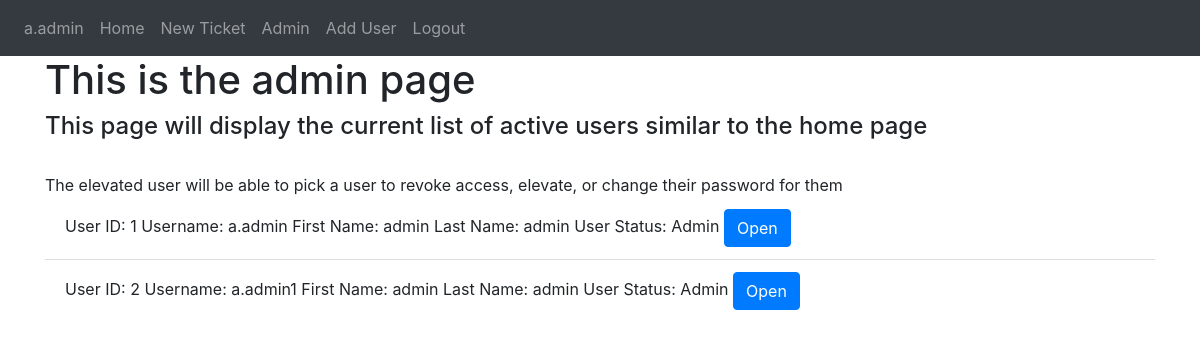
Page /admin (signed in) on the earlier database version.
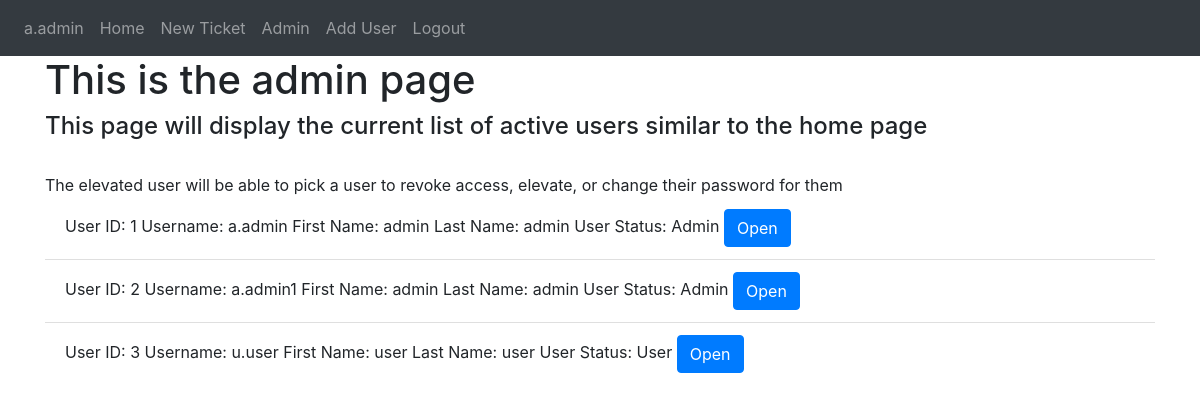
Same page on the later database version.
### Website/models.py (models this page shows)
class User(db.Model, UserMixin):
    id = db.Column(db.Integer, primary_key=True)
    username = db.Column(db.String(100), unique=True) #automatically generated to f.lname
    fname = db.Column(db.String(100))
    lname = db.Column(db.String(100))
    user_status = db.Column(db.Integer) #0 is deactivated, 1 is user, 2 is admin
    password_hash = db.Column(db.String(150))
    user_entries = db.relationship('Entry')

### Website/views.py (the view)
@views.route('/admin', methods=['GET', 'POST'])
@login_required
def admin():
    return render_template("admin.html", user=current_user, users=User.query.all())

### Website/__init__.py (called while the page is built)
def create_app():
    app = Flask(__name__)
    app.config['SECRET_KEY'] = "SuperSecretKey"
    app.config['SQLALCHEMY_DATABASE_URI'] = f'sqlite:///{DB_NAME}'
    db.init_app(app)
    from .views import views
    from .auth import auth
    app.register_blueprint(views, url_prefix='/')
    app.register_blueprint(auth, url_prefix='/')
    from .models import User, Ticket, Entry
    create_database(app)
    login_manager = LoginManager()
    login_manager.login_view = 'auth.login'
    login_manager.init_app(app)
    @login_manager.user_loader
    def load_user(id):
        return User.query.get(int(id))
    return app

### Website/templates/admin.html (shortened to what this page needs)
{% extends "base.html" %}
{% block content%} <h1> This is the admin page</h1>
    <h4> This page will display the current list of active users similar to the home page</h4>
    <br />
    <P1 align="center"> The elevated user will be able to pick a user to revoke access, elevate, or change their password for them</P1>
    <ul class="list-group list-group-flush" id="users">
        {% for user in users%}
        <li class="list-group-item">
            User ID: {{user.id}}
            Username: {{user.username}}
            First Name: {{user.fname}}
            Last Name: {{user.lname}}
            User Status:
            {% if user.user_status == 0 %}
                Deactivated
            {% elif user.user_status == 1%}
                User
            {% elif user.user_status == 2%}
                Admin
            {% endif %}
            <a href="/chng/{{user.id}}" class="btn btn-primary" onClick=""> Open </a>
        </li>
        {% endfor%}
    </ul>
{%endblock%}

### Website/templates/base.html (shortened to what this page needs)
<!DOCTYPE html>
<html>
  <head>
    <link
      rel="stylesheet"
      href="https://stackpath.bootstrapcdn.com/bootstrap/4.4.1/css/bootstrap.min.css"
    />
    <link
      rel="stylesheet"
      href="https://stackpath.bootstrapcdn.com/font-awesome/4.7.0/css/font-awesome.min.css"
    />
  </head>
  <body>
    <nav class="navbar navbar-expand-lg navbar-dark bg-dark">
      <div class="collapse navbar-collapse" id="navbar">
        <div class="navbar-nav">
            {% if user.is_authenticated %}
            <a class="nav-item nav-link" id="user" href="/userpage">{{user.username}}</a>
            <a class="nav-item nav-link" id="home" href="/">Home</a>
            <a class="nav-item nav-link" id="adduser" href="/ticket">New Ticket</a>
            {% if user.user_status == 2 %}
            <a class="nav-item nav-link" id="login" href="/admin">Admin</a>
            <a class="nav-item nav-link" id="adduser" href="/adduser">Add User</a>
            {% endif %}
            <a class="nav-item nav-link" id="logout" href="/logout">Logout</a>
            {% else %}
            <a class="nav-item nav-link" id="login" href="/login">Login</a>
            {% endif %}
        </div>
       </div>
    </nav>
    <div class="container">
        {% block content%}
        {%endblock%}
    </div>
  </body>
</html>

Differences in the rows shown:
added User: id "3", username "u.user", fname "user", lname "user", user_status "User"
